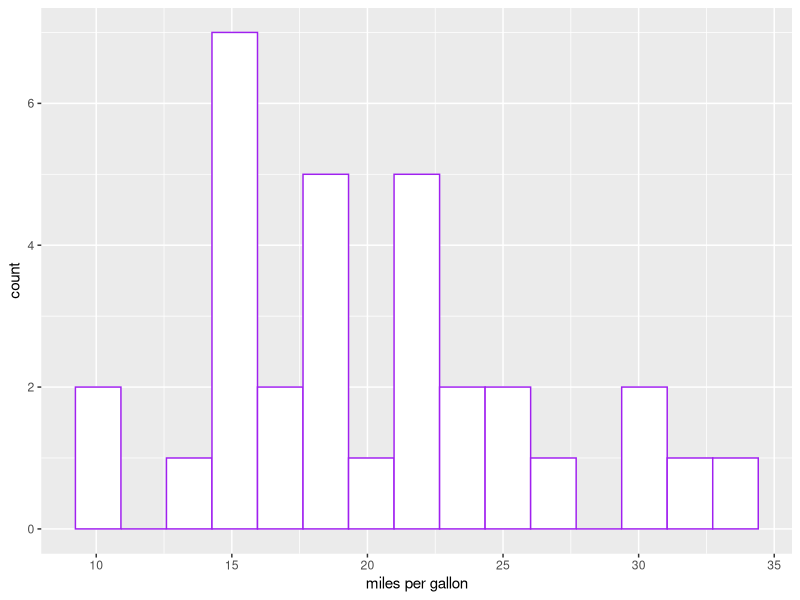

The R source for this figure:
## ---- chunk 1
library(tidyverse)
ggplot(data = mtcars, aes(x=mpg)) +
  geom_histogram(colour = "purple", fill = "white", bins = 15) +
  labs(x = "miles per gallon")
